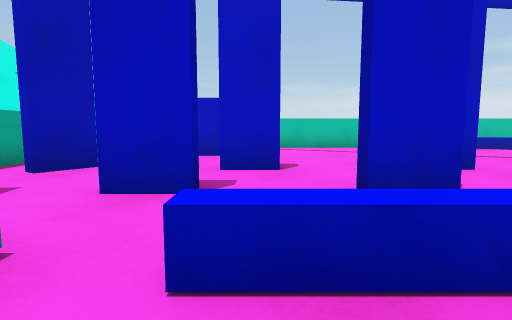
view 1 (above)

18 first-person views from a walk through a Unity game level. The camera is 0.68 m above the floor, tilts 6° down and sees 80° across. The floor is counted in squares, 1 m on a side. Each view is taken from the middle of a square. On the plan, view 1 faces up. The plan holds only what a view shows up to about 10 squares ahead; the rest is blank. The place goes on beyond the plan. The player is left out.

view 2
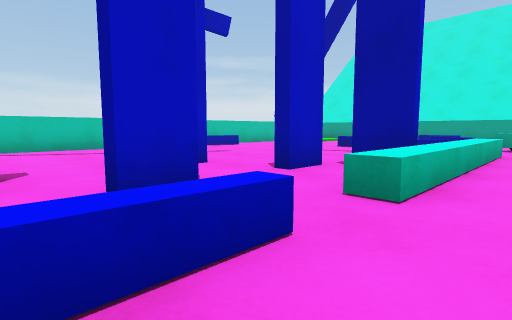

view 3
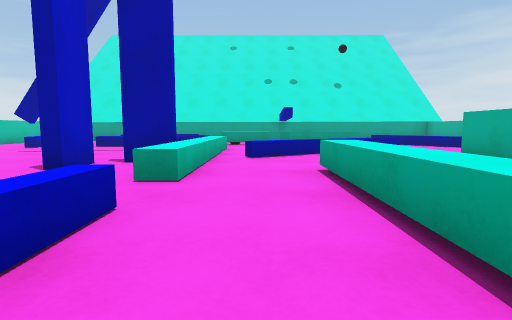

view 4
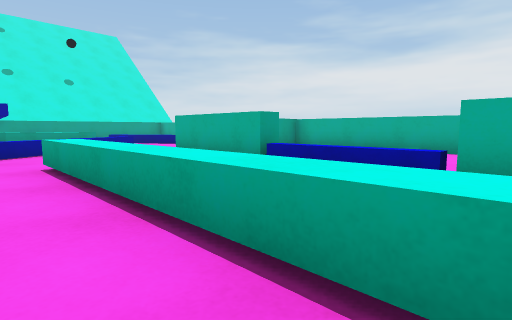

view 5
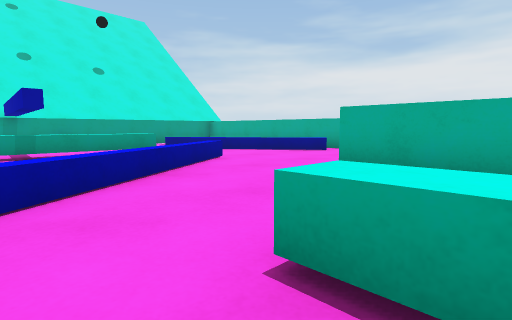

view 6
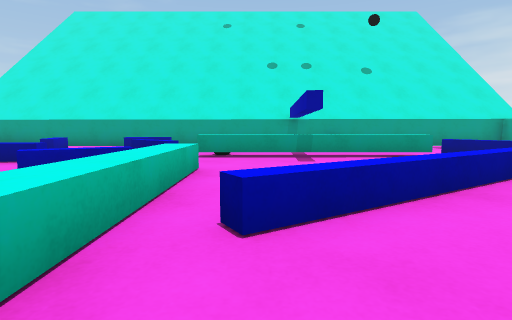

view 7
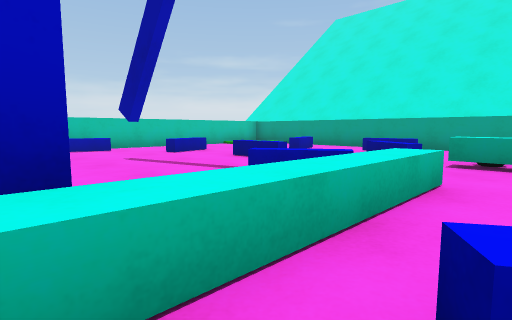

view 8
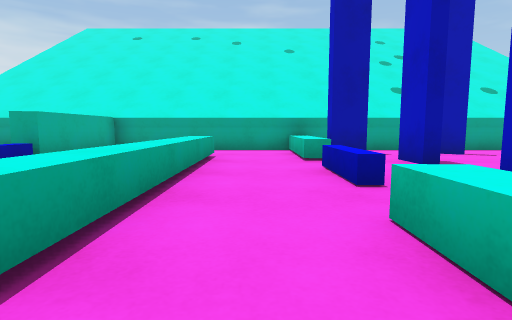

view 9
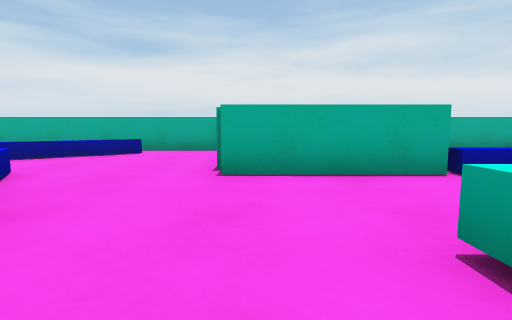

view 10
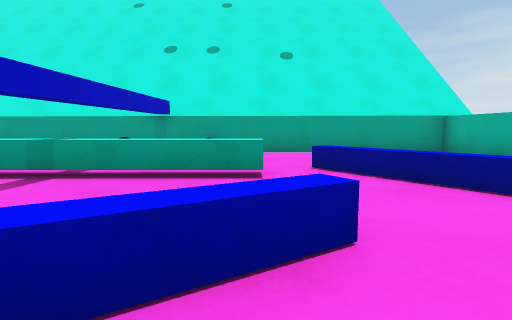

view 11
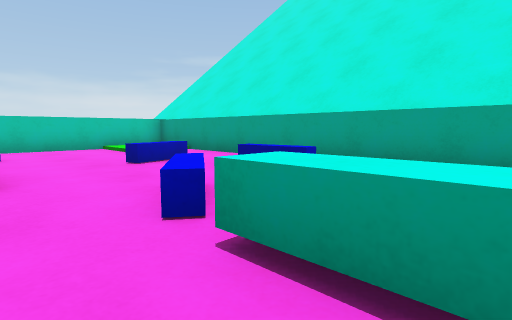

view 12
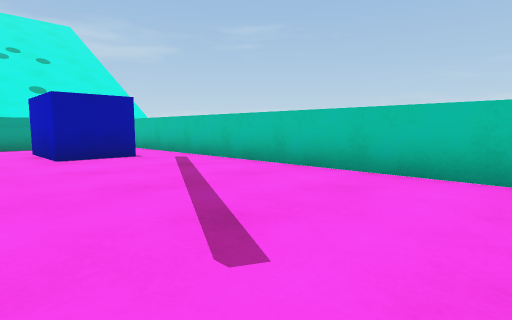

view 13
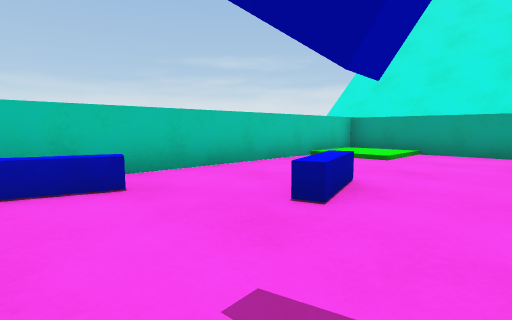

view 14
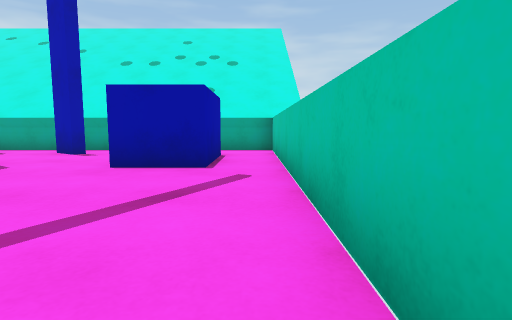

view 15
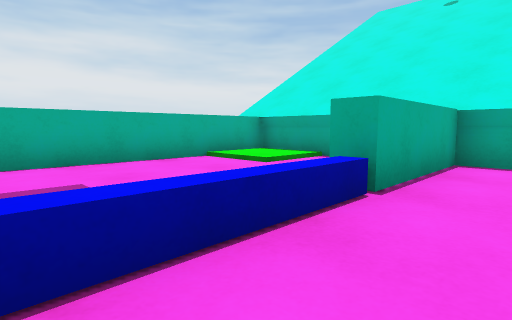

view 16
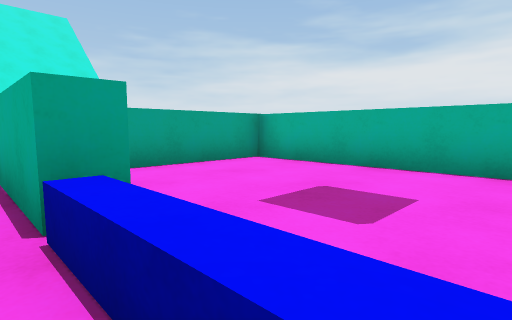

view 17
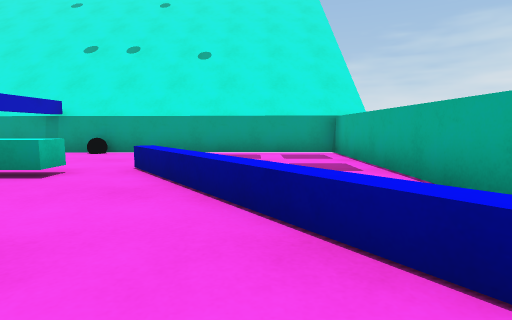

view 18
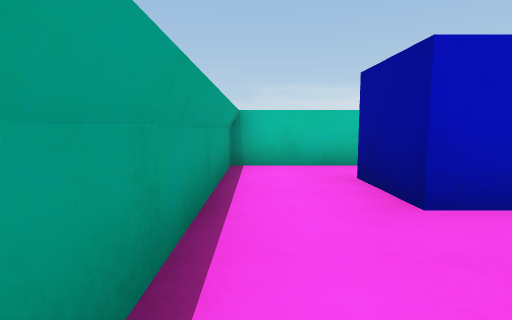

### Floor plan
Key: @ floor where view 1 was taken; # wall or solid block; x gap in a wall; . main floor; : floor 0.1 m higher than the main floor; = window, fence, low wall or low ledge; ^ raised ledge; B blue block; L black ball; O other object.
Columns run from 5 left of view 1 to 16 right of it. Each row starts with its distance up from view 1.
 11 ######################
 10 #...........=^.....::#
  9 #..BBB.............::#
  8 #..BBB........=^.....#
  7 #....................#
  6 #............#....^=.#
  5 #.#..#..#......^.... #
  4 #..................^ #
  3 #...#..#.##..^=.==.^ #
  2 #.x.......#...^.x... #
  1 #^^^.^^.^^^^^^^.^O.  #
  0 #....@.....^x...^..  #
 -1 #..^^^^^^^..^  .^. O #
 -2 #...........^= .^....#
 -3 #............^ .^...L#
 -4 #............=^.^....#
 -5 ####x^^x###......^...#
 -6  #  ......#....=^.  .#
 -7 ##........#...^^  ...#
 -8 ##:.......#..^^  ....#
 -9 ######################

Where each view was taken, in squares from view 1:
view 1: 0 up, 0 right, facing up
view 2: 0 up, 0 right, facing up-right
view 3: 0 up, 1 left, facing right
view 4: 0 up, 2 left, facing down-right
view 5: 0 up, 3 right, facing down-right
view 6: 0 up, 4 right, facing right
view 7: 0 up, 5 right, facing up-right
view 8: 0 up, 5 right, facing left
view 9: 0 up, 5 right, facing down
view 10: 4 down, 7 right, facing right
view 11: 0 up, 10 right, facing up-right
view 12: 6 up, 7 right, facing up-left
view 13: 6 up, 7 right, facing up-right
view 14: 10 up, 5 right, facing left
view 15: 3 down, 2 right, facing down-left
view 16: 4 down, 0 right, facing down-right
view 17: 7 down, 7 right, facing right
view 18: 5 up, 4 left, facing up
